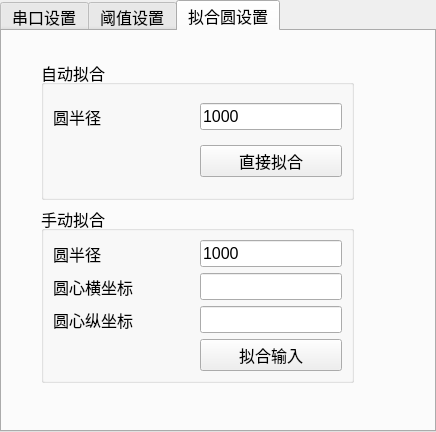
<?xml version="1.0" encoding="UTF-8"?>
<ui version="4.0">
 <class>SetupWindow</class>
 <widget class="QTabWidget" name="SetupWindow">
  <property name="geometry">
   <rect>
    <x>0</x>
    <y>0</y>
    <width>436</width>
    <height>432</height>
   </rect>
  </property>
  <property name="sizePolicy">
   <sizepolicy hsizetype="Fixed" vsizetype="Fixed">
    <horstretch>0</horstretch>
    <verstretch>0</verstretch>
   </sizepolicy>
  </property>
  <property name="font">
   <font>
    <pointsize>12</pointsize>
   </font>
  </property>
  <property name="windowTitle">
   <string>参数设置</string>
  </property>
  <property name="windowIcon">
   <iconset resource="resource.qrc">
    <normaloff>:/source/title.png</normaloff>:/source/title.png</iconset>
  </property>
  <property name="currentIndex">
   <number>2</number>
  </property>
  <widget class="QWidget" name="tab_setup_serial">
   <attribute name="title">
    <string>串口设置</string>
   </attribute>
   <layout class="QGridLayout" name="gridLayout_9">
    <item row="0" column="0">
     <widget class="QWidget" name="widget_3" native="true">
      <property name="font">
       <font>
        <pointsize>12</pointsize>
       </font>
      </property>
      <layout class="QGridLayout" name="gridLayout_3">
       <item row="0" column="0">
        <widget class="QWidget" name="widget" native="true">
         <property name="minimumSize">
          <size>
           <width>200</width>
           <height>200</height>
          </size>
         </property>
         <layout class="QGridLayout" name="gridLayout_2">
          <item row="0" column="0">
           <widget class="QLabel" name="label">
            <property name="text">
             <string>端口</string>
            </property>
           </widget>
          </item>
          <item row="0" column="1">
           <widget class="QComboBox" name="comboBox"/>
          </item>
          <item row="1" column="0">
           <widget class="QLabel" name="label_2">
            <property name="text">
             <string>波特率</string>
            </property>
           </widget>
          </item>
          <item row="1" column="1">
           <widget class="QComboBox" name="comboBox_2">
            <item>
             <property name="text">
              <string>115200</string>
             </property>
            </item>
            <item>
             <property name="text">
              <string>9600</string>
             </property>
            </item>
            <item>
             <property name="text">
              <string>57600</string>
             </property>
            </item>
            <item>
             <property name="text">
              <string>256000</string>
             </property>
            </item>
            <item>
             <property name="text">
              <string>460800</string>
             </property>
            </item>
           </widget>
          </item>
          <item row="2" column="0">
           <widget class="QLabel" name="label_3">
            <property name="text">
             <string>数据位</string>
            </property>
           </widget>
          </item>
          <item row="2" column="1">
           <widget class="QComboBox" name="comboBox_3">
            <item>
             <property name="text">
              <string>8</string>
             </property>
            </item>
            <item>
             <property name="text">
              <string>5</string>
             </property>
            </item>
            <item>
             <property name="text">
              <string>6</string>
             </property>
            </item>
            <item>
             <property name="text">
              <string>7</string>
             </property>
            </item>
           </widget>
          </item>
          <item row="3" column="0">
           <widget class="QLabel" name="label_4">
            <property name="text">
             <string>停止位</string>
            </property>
           </widget>
          </item>
          <item row="3" column="1">
           <widget class="QComboBox" name="comboBox_4">
            <item>
             <property name="text">
              <string>1</string>
             </property>
            </item>
            <item>
             <property name="text">
              <string>2</string>
             </property>
            </item>
            <item>
             <property name="text">
              <string>3</string>
             </property>
            </item>
           </widget>
          </item>
         </layout>
        </widget>
       </item>
       <item row="0" column="1">
        <spacer name="horizontalSpacer_2">
         <property name="orientation">
          <enum>Qt::Horizontal</enum>
         </property>
         <property name="sizeHint" stdset="0">
          <size>
           <width>158</width>
           <height>28</height>
          </size>
         </property>
        </spacer>
       </item>
       <item row="1" column="0">
        <widget class="QWidget" name="widget_2" native="true">
         <property name="minimumSize">
          <size>
           <width>200</width>
           <height>100</height>
          </size>
         </property>
         <property name="maximumSize">
          <size>
           <width>16777215</width>
           <height>200</height>
          </size>
         </property>
         <layout class="QHBoxLayout" name="horizontalLayout_2">
          <item>
           <widget class="QPushButton" name="pushButton_sure">
            <property name="text">
             <string>确认</string>
            </property>
           </widget>
          </item>
          <item>
           <widget class="QPushButton" name="pushButton_cancel">
            <property name="text">
             <string>取消</string>
            </property>
           </widget>
          </item>
         </layout>
        </widget>
       </item>
       <item row="1" column="1">
        <spacer name="horizontalSpacer">
         <property name="orientation">
          <enum>Qt::Horizontal</enum>
         </property>
         <property name="sizeHint" stdset="0">
          <size>
           <width>158</width>
           <height>18</height>
          </size>
         </property>
        </spacer>
       </item>
       <item row="2" column="0">
        <spacer name="verticalSpacer">
         <property name="orientation">
          <enum>Qt::Vertical</enum>
         </property>
         <property name="sizeHint" stdset="0">
          <size>
           <width>20</width>
           <height>48</height>
          </size>
         </property>
        </spacer>
       </item>
      </layout>
     </widget>
    </item>
   </layout>
  </widget>
  <widget class="QWidget" name="tab_setup_threshold">
   <attribute name="title">
    <string>阈值设置</string>
   </attribute>
   <layout class="QGridLayout" name="gridLayout_8">
    <item row="0" column="0">
     <widget class="QWidget" name="widget_7" native="true">
      <layout class="QGridLayout" name="gridLayout_4">
       <item row="1" column="0">
        <widget class="QGroupBox" name="groupBox_2">
         <property name="minimumSize">
          <size>
           <width>200</width>
           <height>150</height>
          </size>
         </property>
         <property name="title">
          <string>下阈值线设置</string>
         </property>
         <layout class="QGridLayout" name="gridLayout_6">
          <item row="1" column="0">
           <widget class="QPushButton" name="pushButton_downlinede">
            <property name="text">
             <string>下移 -</string>
            </property>
           </widget>
          </item>
          <item row="0" column="2">
           <widget class="QLineEdit" name="lineEdit_downlineto">
            <property name="styleSheet">
             <string notr="true"/>
            </property>
           </widget>
          </item>
          <item row="0" column="1">
           <widget class="QLabel" name="label_downlineto">
            <property name="text">
             <string>移动位置至</string>
            </property>
           </widget>
          </item>
          <item row="1" column="1">
           <widget class="QPushButton" name="pushButton_downlinesure">
            <property name="text">
             <string>移位</string>
            </property>
           </widget>
          </item>
          <item row="0" column="0">
           <widget class="QPushButton" name="pushButton_downlineplus">
            <property name="text">
             <string>上移 +</string>
            </property>
           </widget>
          </item>
          <item row="1" column="2">
           <widget class="QPushButton" name="pushButton_downlinereset">
            <property name="text">
             <string>复位</string>
            </property>
           </widget>
          </item>
         </layout>
        </widget>
       </item>
       <item row="1" column="1">
        <spacer name="horizontalSpacer_4">
         <property name="orientation">
          <enum>Qt::Horizontal</enum>
         </property>
         <property name="sizeHint" stdset="0">
          <size>
           <width>40</width>
           <height>20</height>
          </size>
         </property>
        </spacer>
       </item>
       <item row="0" column="0">
        <widget class="QGroupBox" name="groupBox">
         <property name="minimumSize">
          <size>
           <width>200</width>
           <height>150</height>
          </size>
         </property>
         <property name="title">
          <string>上阈值线设置</string>
         </property>
         <layout class="QGridLayout" name="gridLayout_5">
          <item row="0" column="1">
           <widget class="QLabel" name="label_uplineto">
            <property name="text">
             <string>移动位置至</string>
            </property>
            <property name="alignment">
             <set>Qt::AlignRight|Qt::AlignTrailing|Qt::AlignVCenter</set>
            </property>
           </widget>
          </item>
          <item row="0" column="2">
           <widget class="QLineEdit" name="lineEdit_uplineto">
            <property name="styleSheet">
             <string notr="true"/>
            </property>
           </widget>
          </item>
          <item row="0" column="0">
           <widget class="QPushButton" name="pushButton_uplineplus">
            <property name="text">
             <string>上移 +</string>
            </property>
           </widget>
          </item>
          <item row="1" column="1">
           <widget class="QPushButton" name="pushButton_uplinesure">
            <property name="text">
             <string>移位</string>
            </property>
           </widget>
          </item>
          <item row="1" column="0">
           <widget class="QPushButton" name="pushButton_uplinede">
            <property name="text">
             <string>下移 -</string>
            </property>
           </widget>
          </item>
          <item row="1" column="2">
           <widget class="QPushButton" name="pushButton_uplinereset">
            <property name="text">
             <string>复位</string>
            </property>
           </widget>
          </item>
         </layout>
        </widget>
       </item>
       <item row="0" column="1">
        <spacer name="horizontalSpacer_3">
         <property name="orientation">
          <enum>Qt::Horizontal</enum>
         </property>
         <property name="sizeHint" stdset="0">
          <size>
           <width>40</width>
           <height>20</height>
          </size>
         </property>
        </spacer>
       </item>
       <item row="2" column="0">
        <spacer name="verticalSpacer_2">
         <property name="orientation">
          <enum>Qt::Vertical</enum>
         </property>
         <property name="sizeHint" stdset="0">
          <size>
           <width>20</width>
           <height>40</height>
          </size>
         </property>
        </spacer>
       </item>
      </layout>
     </widget>
    </item>
   </layout>
  </widget>
  <widget class="QWidget" name="tab_setup_circle">
   <attribute name="title">
    <string>拟合圆设置</string>
   </attribute>
   <widget class="QWidget" name="widget_4" native="true">
    <property name="geometry">
     <rect>
      <x>30</x>
      <y>20</y>
      <width>331</width>
      <height>341</height>
     </rect>
    </property>
    <layout class="QVBoxLayout" name="verticalLayout_2">
     <item>
      <widget class="QWidget" name="widget_5" native="true">
       <property name="minimumSize">
        <size>
         <width>150</width>
         <height>120</height>
        </size>
       </property>
       <layout class="QVBoxLayout" name="verticalLayout">
        <item>
         <widget class="QGroupBox" name="groupBox_3">
          <property name="title">
           <string>自动拟合</string>
          </property>
          <layout class="QGridLayout" name="gridLayout_7">
           <item row="0" column="1">
            <spacer name="horizontalSpacer_7">
             <property name="orientation">
              <enum>Qt::Horizontal</enum>
             </property>
             <property name="sizeHint" stdset="0">
              <size>
               <width>66</width>
               <height>20</height>
              </size>
             </property>
            </spacer>
           </item>
           <item row="1" column="3">
            <widget class="QPushButton" name="pushButton_circle_direct">
             <property name="text">
              <string>直接拟合</string>
             </property>
            </widget>
           </item>
           <item row="0" column="3">
            <widget class="QLineEdit" name="lineEdit_direct_rad">
             <property name="text">
              <string>1000</string>
             </property>
            </widget>
           </item>
           <item row="1" column="0" colspan="2">
            <spacer name="horizontalSpacer_8">
             <property name="orientation">
              <enum>Qt::Horizontal</enum>
             </property>
             <property name="sizeHint" stdset="0">
              <size>
               <width>120</width>
               <height>20</height>
              </size>
             </property>
            </spacer>
           </item>
           <item row="0" column="0">
            <widget class="QLabel" name="label_8">
             <property name="text">
              <string>圆半径</string>
             </property>
            </widget>
           </item>
          </layout>
         </widget>
        </item>
        <item>
         <widget class="QGroupBox" name="groupBox_4">
          <property name="title">
           <string>手动拟合</string>
          </property>
          <layout class="QGridLayout" name="gridLayout">
           <item row="0" column="0">
            <widget class="QLabel" name="label_5">
             <property name="text">
              <string>圆半径</string>
             </property>
            </widget>
           </item>
           <item row="0" column="1">
            <spacer name="horizontalSpacer_5">
             <property name="orientation">
              <enum>Qt::Horizontal</enum>
             </property>
             <property name="sizeHint" stdset="0">
              <size>
               <width>40</width>
               <height>20</height>
              </size>
             </property>
            </spacer>
           </item>
           <item row="0" column="2">
            <widget class="QLineEdit" name="lineEdit_rad">
             <property name="text">
              <string>1000</string>
             </property>
            </widget>
           </item>
           <item row="1" column="0">
            <widget class="QLabel" name="label_6">
             <property name="text">
              <string>圆心横坐标</string>
             </property>
            </widget>
           </item>
           <item row="1" column="2">
            <widget class="QLineEdit" name="lineEdit_circle_x"/>
           </item>
           <item row="2" column="0">
            <widget class="QLabel" name="label_7">
             <property name="text">
              <string>圆心纵坐标</string>
             </property>
            </widget>
           </item>
           <item row="2" column="2">
            <widget class="QLineEdit" name="lineEdit_circle_y"/>
           </item>
           <item row="3" column="0">
            <spacer name="horizontalSpacer_6">
             <property name="orientation">
              <enum>Qt::Horizontal</enum>
             </property>
             <property name="sizeHint" stdset="0">
              <size>
               <width>40</width>
               <height>20</height>
              </size>
             </property>
            </spacer>
           </item>
           <item row="3" column="2">
            <widget class="QPushButton" name="pushButton_circle_input">
             <property name="text">
              <string>拟合输入</string>
             </property>
            </widget>
           </item>
          </layout>
         </widget>
        </item>
       </layout>
      </widget>
     </item>
    </layout>
   </widget>
  </widget>
 </widget>
 <resources>
  <include location="resource.qrc"/>
 </resources>
 <connections/>
</ui>
